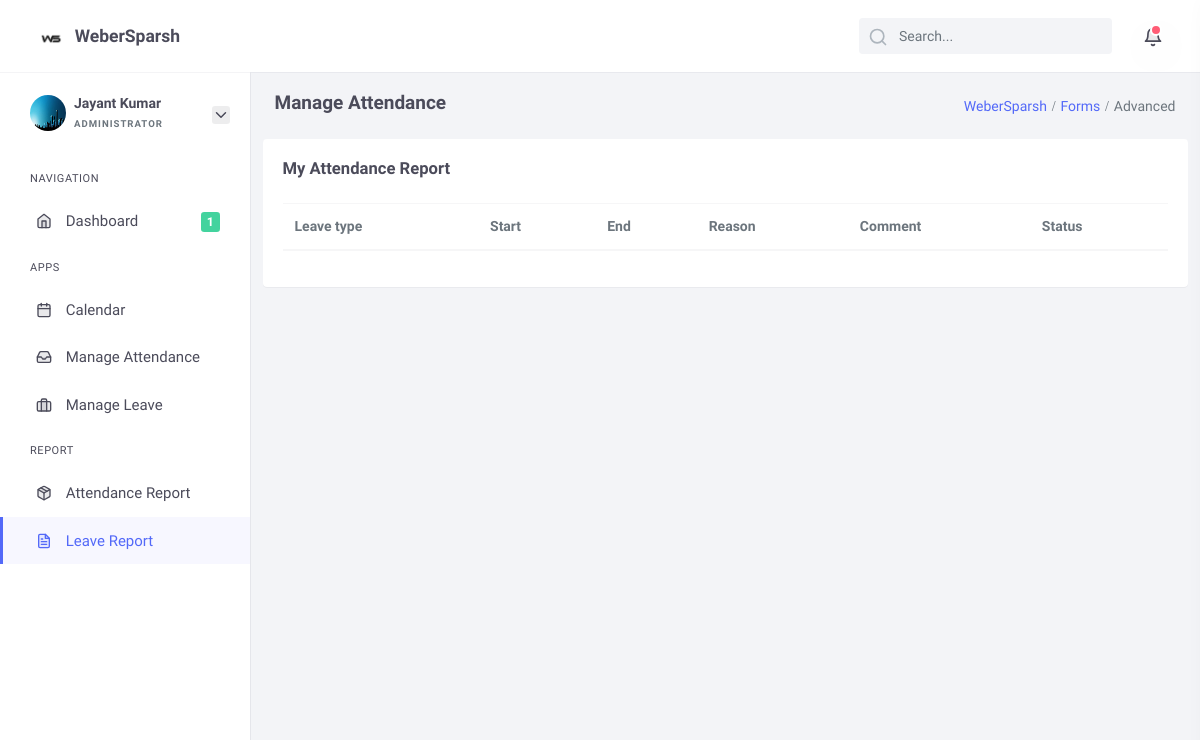
Page /leavereport/ (signed in) on the earlier database version.
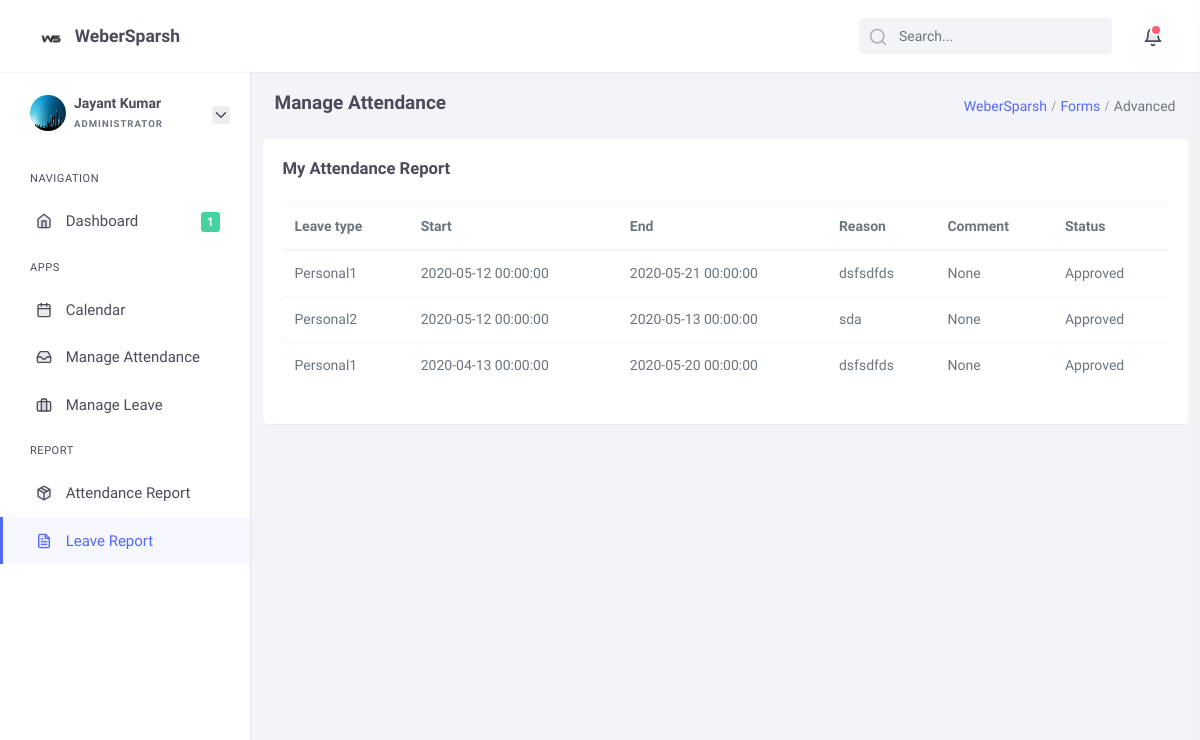
Same page on the later database version.
### adminpanel/models.py (models this page shows)
class User(AbstractUser):
    roles = models.ForeignKey(Role,on_delete=models.CASCADE,null=True)
    email = models.EmailField(max_length=254)
    department = models.ForeignKey(Department, on_delete=models.CASCADE,null=True)
    manager = models.ForeignKey('self', on_delete=models.CASCADE,null=True)
    idno = models.CharField(max_length=11)
    name = models.CharField(max_length=255)
    status = models.IntegerField(choices=STATUS, default=1)
    passwordbkp = models.CharField(max_length=255)
    avatar = models.ImageField(upload_to = "media/")
    phone = models.CharField(max_length=255)
    birthday = models.CharField(max_length=255)
    updated_on = models.DateTimeField(auto_now= True)
    created_on = models.DateTimeField(auto_now_add=True)

class Leave(models.Model):
    reference =  models.ForeignKey(User, on_delete=models.CASCADE)
    leavetype = models.ForeignKey(Leavetype, on_delete=models.CASCADE)
    leavestart = models.CharField(max_length=255,null=True)
    leaveend = models.CharField(max_length=255,null=True)
    reason = models.TextField(null=True)
    subject = models.CharField(max_length=255,null=True)
    comment = models.TextField(null=True)
    status = models.IntegerField(choices=STATUS, default=0)
    updated_on = models.DateTimeField(auto_now= True)
    created_on = models.DateTimeField(auto_now_add=True)

class Leavetype(models.Model):
    leavetype = models.CharField(max_length=255)
    limit = models.IntegerField()
    status = models.IntegerField(choices=STATUS, default=1)
    updated_on = models.DateTimeField(auto_now= True)
    created_on = models.DateTimeField(auto_now_add=True)
    def __str__(self):
        return self.leavetype

### frontend/views.py (the view)
# urls.py: path('leavereport/',views.leavereport,name = 'leavereport'),
@employee_required
def leavereport(request):
    manageleaves = Leave.objects.filter(reference = request.user).order_by('-leavestart')
    return render(request, 'front/leavereport.html', {'manageleaves':manageleaves})

### adminpanel/views.py (called while the page is built)
def notification_context(request):
    notifications = EmployeeNotice.objects.filter(status= 1)
    return { 'notifications': {
                    'object_list': notifications,
                    'count': notifications.count(),
                }
            }

### template/front/leavereport.html (shortened to what this page needs)
{% extends 'front/layout.html' %}
{% block content %}
            <div class="content-page">
                <div class="content">
                    <div class="container-fluid">
                        <div class="row page-title">
                            <div class="col-md-12">
                                <nav aria-label="breadcrumb" class="float-right mt-1">
                                    <ol class="breadcrumb">
                                        <li class="breadcrumb-item"><a href="#">WeberSparsh</a></li>
                                        <li class="breadcrumb-item"><a href="#">Forms</a></li>
                                        <li class="breadcrumb-item active" aria-current="page">Advanced</li>
                                    </ol>
                                </nav>
                                <h4 class="mb-1 mt-0">Manage Attendance</h4>
                            </div>
                        </div>
                    </div>
                    <div class="row">
                        <div class="col-12">
                            <div class="card">
                                <div class="card-body">
                                    <h4 class="header-title mt-0 mb-1">My Attendance Report</h4>
                                    <table id="selection-datatable" class="table dt-responsive " width='100%'>
                                        <thead>
                                            <tr>
                                                <th>Leave type</th>
                                                <th>Start</th>
                                                <th>End</th>
                                                <th>Reason</th>
                                                <th>Comment</th>
                                                <th>Status</th>
                                            </tr>
                                        </thead>
                                        <tbody>
                                            {% for manageleave in manageleaves %}
                                                <tr>
                                                    <td>{{manageleave.leavetype}}</td>
                                                    <td>{{manageleave.leavestart}}</td>
                                                    <td>{{manageleave.leaveend}}</td>
                                                    <td>{{manageleave.reason}}</td>
                                                    <td>{{manageleave.comment}}</td>
                                                    <td>
                                                        {% if manageleave.status == 1 %}
                                                            <span>Approved</span>
                                                             {% endif %}
                                                    </td>
                                                </tr>
                                            {% endfor %}
                                        </tbody>
                                    </table>
                                </div>
                            </div>
                        </div>
                    </div>
                </div>
{% endblock  %}

### template/front/layout.html (shortened to what this page needs)
{% load static %}
<!DOCTYPE html>
<html lang="en">
    <head>
        <link href="{% static 'assets/libs/flatpickr/flatpickr.min.css' %}" rel="stylesheet" type="text/css" />
        <link href="{% static 'assets/libs/bootstrap-tagsinput/bootstrap-tagsinput.css' %}" rel="stylesheet" />
        <link href="{% static 'assets/libs/select2/select2.min.css' %}" rel="stylesheet" type="text/css" />
        <link href="{% static 'assets/libs/multiselect/multi-select.css' %}" rel="stylesheet" type="text/css" />
        <link href="{% static 'assets/css/bootstrap.min.css' %}" rel="stylesheet" type="text/css" />
        <link href="{% static 'assets/css/icons.min.css '%}" rel="stylesheet" type="text/css" />
        <link href="{% static 'assets/css/app.min.css' %}" rel="stylesheet" type="text/css" />
        <link href="{% static 'assets/libs/dropzone/dropzone.min.css' %}" rel="stylesheet" type="text/css" />
        <link href="{% static 'assets/libs/summernote/summernote-bs4.css' %}" rel="stylesheet" type="text/css" />
        <link href="{% static 'assets/libs/datatables/dataTables.bootstrap4.min.css' %}" rel="stylesheet" type="text/css" />
        <link href="{% static 'assets/libs/datatables/responsive.bootstrap4.min.css' %}" rel="stylesheet" type="text/css" />
        <link href="{% static 'assets/libs/datatables/buttons.bootstrap4.min.css' %}" rel="stylesheet" type="text/css" />
        <link href="{% static 'assets/libs/datatables/select.bootstrap4.min.css' %}" rel="stylesheet" type="text/css" />
    </head>
    <body>
        <div id="wrapper">
            <div class="navbar navbar-expand flex-column flex-md-row navbar-custom">
                <div class="container-fluid">
                    <a href="#" class="navbar-brand mr-0 mr-md-2 logo">
                        <span class="logo-lg">
                            <img src="{% static 'assets/images/logo.png'  %}" alt="" height="24" />
                            <span class="d-inline h5 ml-1 text-l">WeberSparsh</span>
                        </span>
                    </a>
                    <ul class="navbar-nav flex-row ml-auto d-flex list-unstyled topnav-menu float-right mb-0">
                        <li class="d-none d-sm-block">
                            <div class="app-search">
                                <form>
                                    <div class="input-group">
                                        <input type="text" class="form-control" placeholder="Search...">
                                        <span data-feather="search"></span>
                                    </div>
                                </form>
                            </div>
                        </li>
                        <li class="dropdown notification-list" data-toggle="tooltip" data-placement="left"
                            title="8 new unread notifications">
                            <a class="nav-link dropdown-toggle" data-toggle="dropdown" href="#" role="button" aria-haspopup="false"
                                aria-expanded="false">
                                <i data-feather="bell"></i>
                                <span class="noti-icon-badge"></span>
                            </a>
                        </li>
                    </ul>
                </div>
            </div>
            <div class="left-side-menu">
                <div class="media user-profile mt-2 mb-2">
                    <img src="{% if request.user.avatar  %}{{request.user.avatar.url}}{% endif  %}" class="avatar-sm rounded-circle mr-2" alt="WeberSparsh" />
                    <div class="media-body">
                        <h6 class="pro-user-name mt-0 mb-0">{{ request.user.first_name }} {{request.user.last_name}}</h6>
                        <span class="pro-user-desc">Administrator</span>
                    </div>
                    <div class="dropdown align-self-center profile-dropdown-menu">
                        <a class="dropdown-toggle mr-0" data-toggle="dropdown" href="#" role="button" aria-haspopup="false"
                            aria-expanded="false">
                            <span data-feather="chevron-down"></span>
                        </a>
                    </div>
                </div>
                <div class="sidebar-content">
                    <div id="sidebar-menu" class="slimscroll-menu">
                        <ul class="metismenu" id="menu-bar">
                            <li class="menu-title">Navigation</li>
                            <li>
                                <a href="index.html">
                                    <i data-feather="home"></i>
                                    <span class="badge badge-success float-right">1</span>
                                    <span> Dashboard </span>
                                </a>
                            </li>
                            <li class="menu-title">Apps</li>
                            <li>
                                <a href="apps-calendar.html">
                                    <i data-feather="calendar"></i>
                                    <span> Calendar </span>
                                </a>
                            </li>
                            <li>
                                <a href="javascript: void(0);">
                                    <i data-feather="inbox"></i>
                                    <span> Manage Attendance </span>
                                    <span class="menu-arrow"></span>
                                </a>
                            </li>
                            <li>
                                <a href="javascript: void(0);">
                                    <i data-feather="briefcase"></i>
                                    <span> Manage Leave </span>
                                    <span class="menu-arrow"></span>
                                </a>
                            </li>
                            <li class="menu-title">Report</li>
                            <li>
                                <a href="{% url 'attendancereport' %}">
                                    <i data-feather="package"></i>
                                    <span> Attendance Report </span>
                                    <span class="menu-arrow"></span>
                                </a>
                            </li>
                            <li>
                                <a href="{% url 'leavereport' %}">
                                    <i data-feather="file-text"></i>
                                    <span> Leave Report </span>
                                    <span class="menu-arrow"></span>
                                </a>
                            </li>
                        </ul>
                    </div>
                </div>
            </div>
            {% block content %}
            {% endblock %}
        </div>
    </body>
</html>

Differences in the rows shown:
added Leave: leavetype "Personal1", leavestart "2020-05-12 00:00:00", leaveend "2020-05-21 00:00:00", reason "dsfsdfds", comment "None", status "Approved"
added Leave: leavetype "Personal2", leavestart "2020-05-12 00:00:00", leaveend "2020-05-13 00:00:00", reason "sda", comment "None", status "Approved"
added Leave: leavetype "Personal1", leavestart "2020-04-13 00:00:00", leaveend "2020-05-20 00:00:00", reason "dsfsdfds", comment "None", status "Approved"
